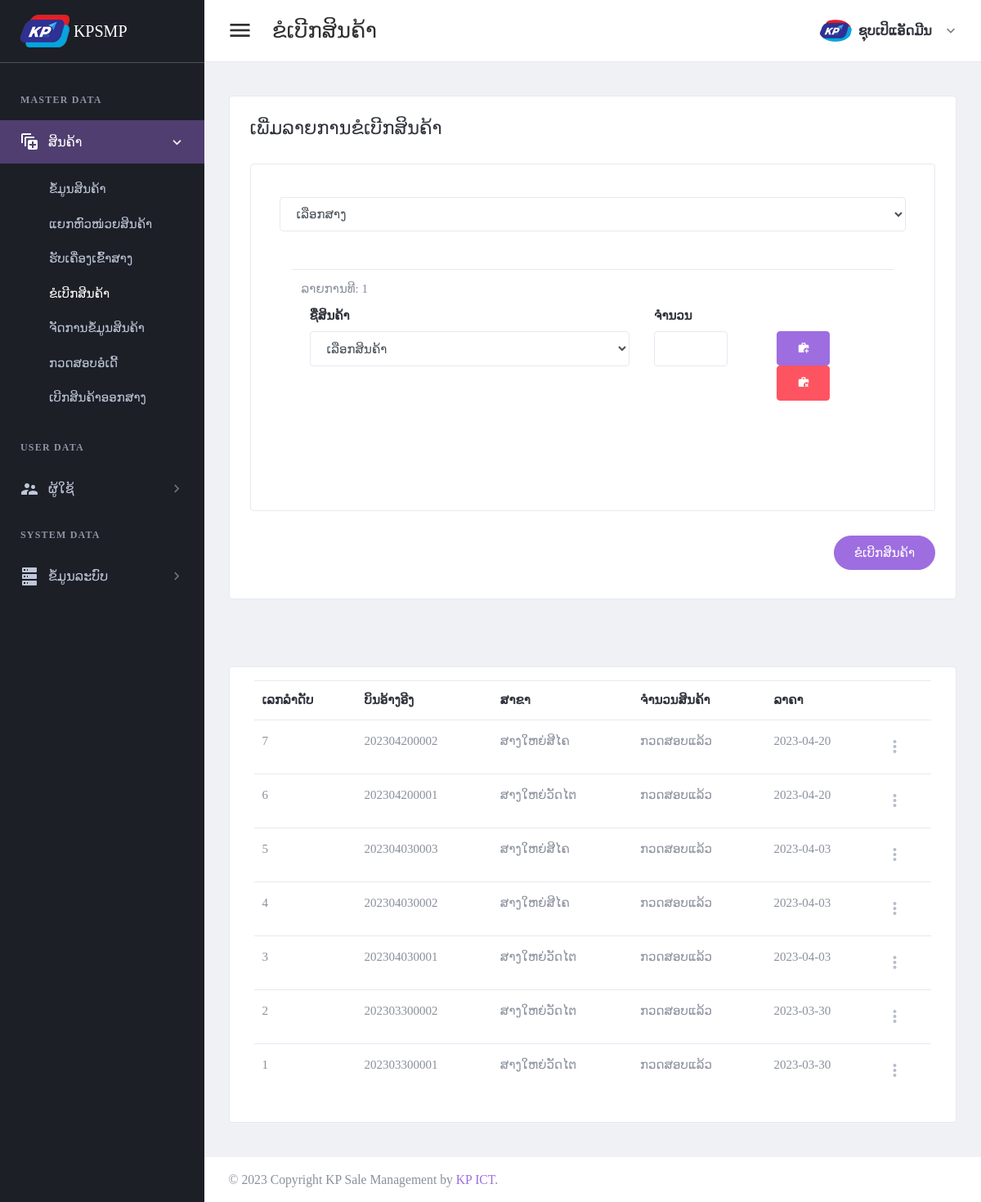
Page /page/request-order.php (signed in) on the earlier database version.
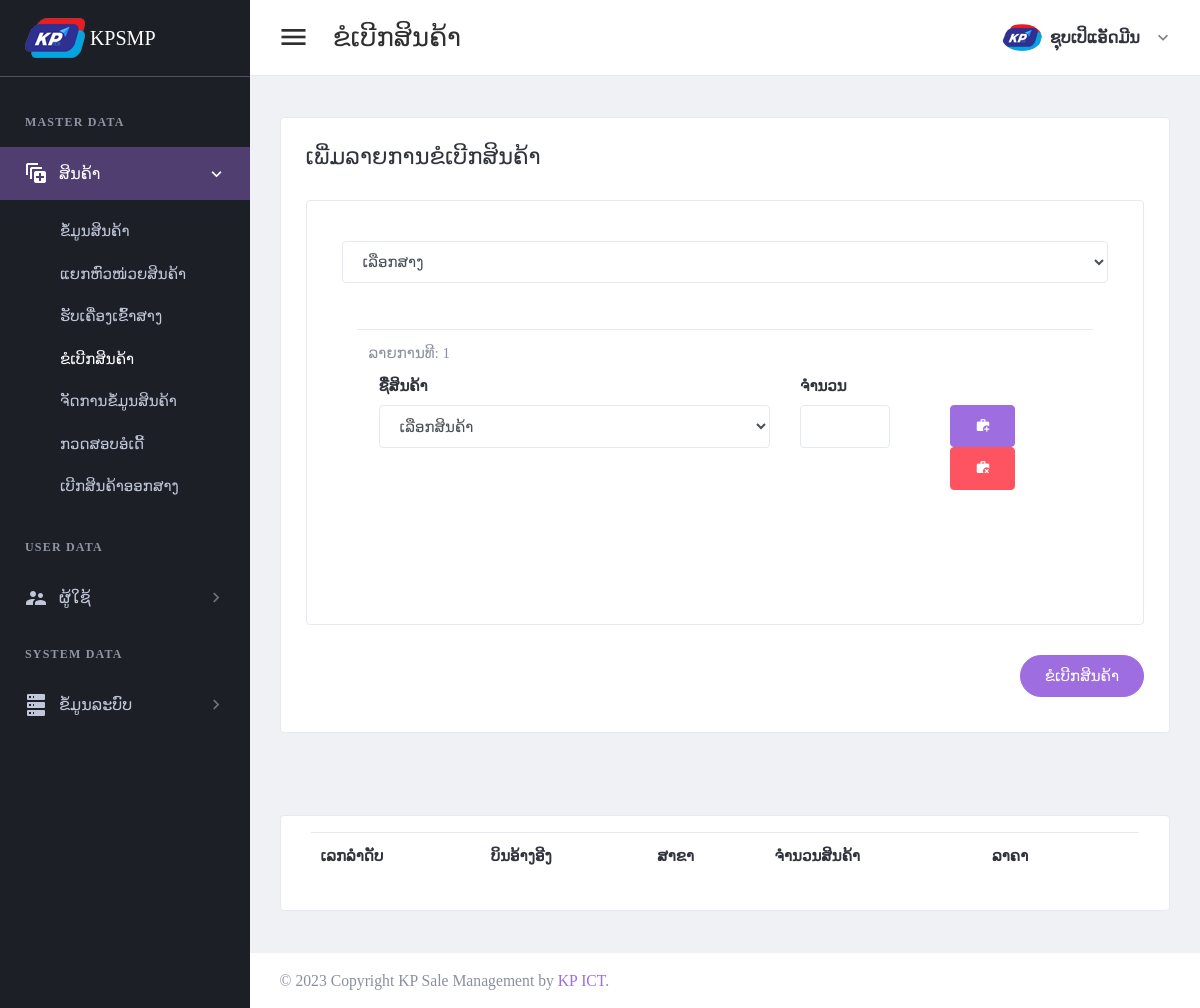
Same page on the later database version.
### tables this page shows
CREATE TABLE `tbl_header_title` (
  `ht_id` int(11) NOT NULL,
  `ht_name` varchar(300) DEFAULT NULL
);

CREATE TABLE `tbl_sub_title` (
  `st_id` int(11) NOT NULL,
  `st_name` varchar(300) DEFAULT NULL,
  `icon_code` varchar(100) DEFAULT NULL,
  `ht_id` int(11) DEFAULT NULL
);

CREATE TABLE `tbl_page_title` (
  `pt_id` int(11) NOT NULL,
  `pt_name` varchar(300) DEFAULT NULL,
  `ptf_name` varchar(100) DEFAULT NULL,
  `st_id` int(11) DEFAULT NULL
);

CREATE TABLE `tbl_order_request` (
  `or_id` int(11) NOT NULL,
  `or_bill_number` varchar(30) DEFAULT NULL,
  `br_id` int(11) DEFAULT NULL,
  `wh_id` int(11) DEFAULT NULL,
  `or_status` int(11) DEFAULT NULL,
  `add_by` int(11) DEFAULT NULL,
  `date_register` date DEFAULT NULL
);

CREATE TABLE `tbl_warehouse` (
  `wh_id` int(11) NOT NULL,
  `wh_name` varchar(150) DEFAULT NULL,
  `wh_status` int(11) DEFAULT NULL,
  `wh_type` int(11) DEFAULT NULL,
  `br_id` int(11) DEFAULT NULL,
  `add_by` int(11) DEFAULT NULL,
  `date_register` date DEFAULT NULL
);

CREATE TABLE `tbl_order_status` (
  `os_id` int(11) NOT NULL,
  `os_name` varchar(150) DEFAULT NULL
);

### setting/checksession.php (called while the page is built, shortened)
<?php
	if($_SESSION['id_users'] == "" )
	{
	header("location:logout.php");
	}
	  else{
		$role_id = $_SESSION["role_id"];
		$br_id = $_SESSION["br_id"];
	}
?>

### page/request-order.php (the view, shortened to what the changed rows need)
<?php
include("../setting/checksession.php");
include("../setting/conn.php");
$header_name = "ຂໍເບີກສິນຄ້າ";
$header_click = "2";
?>
<!DOCTYPE html>
<html lang="en" dir="ltr">
<head>
    <?php
    include("../setting/callcss.php");
    ?>
</head>
<body class="navbar-fixed sidebar-fixed" id="body">
    <div class="wrapper">
        <?php include "menu.php"; ?>
        <div class="page-wrapper">
            <div class="content-wrapper">
                <div class="content">
                    <div class="email-wrapper rounded border bg-white">
                        <div class="  no-gutters justify-content-center">
                            <div class="    ">
                                <div class="  p-4 p-xl-5">
                                    <form method="post" id="additemorderfrm">
                                        <div class="card p-4">
                                            <div class="row">
                                                <div class="col-lg-12">
                                                    <div class=" ">
                                                        <div class="card-body">
                                                            <div class="input-states">
                                                                <table class="table" id="productTable">
                                                                    <tbody>
                                                                        <?php
                                                                        $arrayNumber = 0;
                                                                        for ($x = 1; $x < 2; $x++) { ?>
                                                                            <tr id="row<?php echo $x; ?>" class="<?php echo $arrayNumber; ?>">
                                                                                <td>
                                                                                    <div class="form-group "> <?php echo "ລາຍການທີ: $x"; ?> <br>
                                                                                        <div class="row p-2">
                                                                                            <div class="col-lg-7">
                                                                                                <div class="form-group">
                                                                                                    <label for="firstName">ຊື່ສິນຄ້າ</label>
                                                                                                    <select class="form-control" name="item_name[]" id="item_name<?php echo $x; ?>">
                                                                                                        <option value="">ເລືອກສິນຄ້າ</option>
                                                                                                    </select>
                                                                                                </div>
                                                                                            </div>
                                                                                            <div class="form-group  col-lg-2">
                                                                                                <label class="text-dark font-weight-medium">ຈຳນວນ</label>
                                                                                                <div class="form-group">
                                                                                                    <input type="number" step="any" name="item_value[]" id="item_value<?php echo $x; ?>" autocomplete="off" class="form-control" />
                                                                                                </div>
                                                                                            </div>
                                                                                            <div class="col-lg-3">
                                                                                                <div class="form-group p-6">
                                                                                                    <button type="button" class="btn btn-primary btn-flat " onclick="addRow()" id="addRowBtn" data-loading-text="Loading...">
                                                                                                        <i class="mdi mdi-briefcase-plus"></i>
                                                                                                    </button>
                                                                                                    <button type="button" class="btn btn-danger  removeProductRowBtn" type="button" id="removeProductRowBtn" onclick="removeProductRow(<?php echo $x; ?>)">
                                                                                                        <i class="mdi mdi-briefcase-remove"></i>
                                                                                                    </button>
                                                                                                </div>
                                                                                            </div>
                                                                                        </div>
                                                                                    </div>
                                                                                </td>
                                                                            </tr>
                                                                        <?php
                                                                            $arrayNumber++;
                                                                        }
                                                                        ?>
                                                                    </tbody>
                                                                </table>
                                                            </div>
                                                        </div>
                                                    </div>
                                                </div>
                                            </div>
                                        </div>
                                    </form>
                                </div>
                            </div>
                        </div>
                    </div>
                </div>
            </div>
            <div class="content-wrapper">
                <div class="content">
                    <div class="card card-default">
                        <div class="card-body">
                            <table id="productsTable2" class="table table-hover table-product" style="width:100%">
                                <thead>
                                    <tr>
                                        <th>ເລກລຳດັບ</th>
                                        <th>ບິນອ້າງອີງ</th>
                                        <th>ສາຂາ</th>
                                        <th>ຈຳນວນສິນຄ້າ</th>
                                        <th>ລາຄາ</th>
                                        <th></th>
                                    </tr>
                                </thead>
                                <tbody>
                                    <?php
                                    $stmt4 = $conn->prepare("
                                    SELECT or_id,or_bill_number,wh_name,a.date_register, os_name
                                    FROM tbl_order_request a
                                    left join tbl_warehouse b on a.wh_id = b.wh_id
                                    left join tbl_order_status c on a.or_status = c.os_id
                                    where a.br_id = '$br_id'
                                    order by or_id desc
                                    ");
                                    $stmt4->execute();
                                    if ($stmt4->rowCount() > 0) {
                                        while ($row4 = $stmt4->fetch(PDO::FETCH_ASSOC)) {
                                    ?>
                                            <tr>
                                                <td><?php echo $row4['or_id']; ?></td>
                                                <td><?php echo $row4['or_bill_number']; ?></td>
                                                <td><?php echo $row4['wh_name']; ?></td>
                                                <td><?php echo $row4['os_name']; ?></td>
                                                <td><?php echo $row4['date_register']; ?></td>
                                                <td>
                                                    <div class="dropdown">
                                                        <a class="dropdown-toggle icon-burger-mini" href="#" role="button" id="dropdownMenuLink" data-toggle="dropdown" aria-haspopup="true" aria-expanded="false" data-display="static">
                                                        </a>
                                                    </div>
                                                </td>
                                            </tr>
                                    <?php
                                        }
                                    }
                                    ?>
                                </tbody>
                            </table>
                        </div>
                    </div>
                </div>
            </div>
        </div>
    </div>
</body>
</html>

### page/menu.php (shortened to what the changed rows need)
<aside class="left-sidebar sidebar-dark" id="left-sidebar">
  <div id="sidebar" class="sidebar sidebar-with-footer">
    <div class="sidebar-left" data-simplebar style="height: 100%;">
      <ul class="nav sidebar-inner" id="sidebar-menu">
        <?php
        $stmt = $conn->prepare(" SELECT distinct a.ht_id,ht_name
        FROM tbl_header_title a
        left join tbl_role_page b on a.ht_id = b.ht_id
        where role_id ='$role_id'
        order by  a.ht_id asc ");
        $stmt->execute();
        if ($stmt->rowCount() > 0) {
          while ($row = $stmt->fetch(PDO::FETCH_ASSOC)) {
            $ht_id = $row['ht_id'];
            $ht_name = $row['ht_name'];
        ?>
            <li class="section-title"> <?php echo "$ht_name"; ?></li>
            <?php
            $stmt1 = $conn->prepare("SELECT distinct a.st_id,st_name,role_id,icon_code
            FROM tbl_sub_title a
            left join tbl_role_page b on a.st_id = b.st_id
            where a.ht_id = '$ht_id' and role_id ='$role_id'
            order by a.st_id asc ");
            $stmt1->execute();
            if ($stmt1->rowCount() > 0) {
              while ($row1 = $stmt1->fetch(PDO::FETCH_ASSOC)) {
                $st_name = $row1['st_name'];
                $st_id = $row1['st_id'];
                $icon_code = $row1['icon_code'];
            ?>
                <li class='has-sub <?php if ($header_click == "$st_id") {  echo "active expand"; } ?>'>
                  <a class="sidenav-item-link" href="javascript:void(0)" data-toggle="collapse" data-target='#<?php echo "$st_name"; ?>' aria-expanded="false" aria-controls="<?php echo "$st_name"; ?>">
                    <i class="mdi <?php echo"$icon_code";?>"></i>
                    <span class="nav-text"> <?php echo "$st_name"; ?> </span> <b class="caret"></b>
                  </a>
                  <ul class='collapse <?php if ($header_click == "$st_id" ) { echo "show"; } ?>' id="<?php echo "$st_name"; ?>" data-parent="#sidebar-menu">
                    <div class="sub-menu">
                      <?php
                      $stmt2 = $conn->prepare(" SELECT pt_name,ptf_name
                      FROM tbl_page_title a
                      left join tbl_role_page b on a.pt_id = b.pt_id
                      where a.st_id = '$st_id' and role_id ='$role_id'
                      order by a.pt_id asc ");
                      $stmt2->execute();
                      if ($stmt2->rowCount() > 0) {
                        while ($row2 = $stmt2->fetch(PDO::FETCH_ASSOC)) {
                          $pt_name = $row2['pt_name'];
                      ?>
                          <li class="<?php if ($header_name ==  $row2['pt_name']) { echo "active"; } ?>">
                            <a class="sidenav-item-link" href='<?php echo $row2['ptf_name'] ?>'>
                              <span class="nav-text"><?php echo"$pt_name";?></span>
                            </a>
                          </li>
                      <?php
                        }
                      }
                      ?>
                    </div>
                  </ul>
              <?php
              }
            }
              ?>
                </li>
            <?php
          }
        }
            ?>
      </ul>
    </div>
  </div>
</aside>

Differences in the rows shown:
removed tbl_order_request: or_id "7", or_bill_number "202304200002", wh.wh_name "ສາງໃຫຍ່ສີໄຄ", tbl_order_status.os_name "ກວດສອບແລ້ວ", date_register "2023-04-20"
removed tbl_order_request: or_id "6", or_bill_number "202304200001", wh.wh_name "ສາງໃຫຍ່ວັດໄຕ", tbl_order_status.os_name "ກວດສອບແລ້ວ", date_register "2023-04-20"
removed tbl_order_request: or_id "5", or_bill_number "202304030003", wh.wh_name "ສາງໃຫຍ່ສີໄຄ", tbl_order_status.os_name "ກວດສອບແລ້ວ", date_register "2023-04-03"
removed tbl_order_request: or_id "4", or_bill_number "202304030002", wh.wh_name "ສາງໃຫຍ່ສີໄຄ", tbl_order_status.os_name "ກວດສອບແລ້ວ", date_register "2023-04-03"
removed tbl_order_request: or_id "3", or_bill_number "202304030001", wh.wh_name "ສາງໃຫຍ່ວັດໄຕ", tbl_order_status.os_name "ກວດສອບແລ້ວ", date_register "2023-04-03"
removed tbl_order_request: or_id "2", or_bill_number "202303300002", wh.wh_name "ສາງໃຫຍ່ວັດໄຕ", tbl_order_status.os_name "ກວດສອບແລ້ວ", date_register "2023-03-30"
no longer on this page (row edited): tbl_order_request: or_id "1", or_bill_number "202303300001", wh.wh_name "ສາງໃຫຍ່ວັດໄຕ", tbl_order_status.os_name "ກວດສອບແລ້ວ", date_register "2023-03-30"
